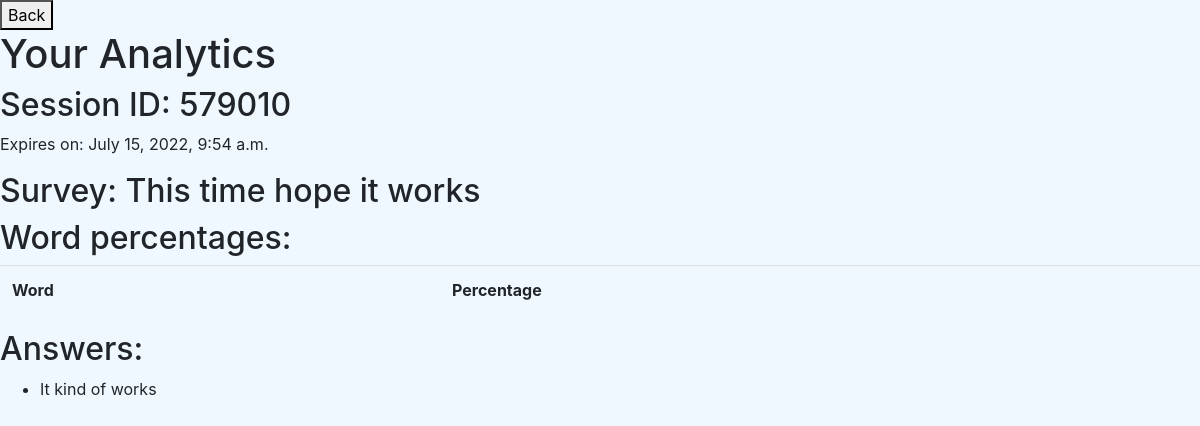
The app's page /analytics/579010 with its own data.
### surveysite/models.py (models this page shows, shortened)
class Survey(models.Model):
    unique_id = models.CharField(max_length=6, null=True)
    user = models.ForeignKey(User, on_delete=models.CASCADE, null=True)
    survey_question = models.TextField(null=True)
    created_at = models.DateTimeField(auto_now_add=True, null=True)
    expiry_date = models.DateTimeField(null=True)
    class Meta:
        ordering = ('unique_id',)

class Response(models.Model):
    question = models.ForeignKey(Survey, on_delete=models.CASCADE, null=True, related_name="answers")
    answer = models.TextField(null=True)

### surveysite/views.py (the view)
# urls.py: path('analytics/<str:session>', views.analytics, name="analytics"),
def analytics(request, session):
    lemmatizer = WordNetLemmatizer()
    survey = models.Survey.objects.get(unique_id=session)
    expiry_date = survey.expiry_date
    question = survey.survey_question
    answers = survey.answers.all()
    word_list_unprocessed = []
    word_list_processed = []
    vocabs = []
    punctuations = [",",".","?","!","(",")","-","+","=","/"]
    for answer in answers:
        word_list_unprocessed.extend(nltk.tokenize.word_tokenize(answer.answer))
    for word in word_list_unprocessed:
        if word not in punctuations:
            word_list_processed.append(lemmatizer.lemmatize(word.lower()))
    vocabs = sorted(list(set(word_list_processed)))
    analysis_dict = {}
    for vocab in vocabs:
        count = 0
        for word in word_list_processed:
            if word == vocab:
                count += 1
        analysis_dict[vocab] = str(round(count / len(word_list_processed) * 100, 2)) + "%"
    return render(request, "surveysite/analytics.html", {
        "session": session,
        "question": question,
        "answers": answers,
        "dictionary": analysis_dict,
        "expiry": expiry_date
    })

### surveysite/templates/surveysite/analytics.html (shortened to what this page needs)
{% extends 'surveysite/layout.html' %}
{% block body %}
<form action="{% url 'index' %}">
    <button>Back</button>
</form>
<h1>Your Analytics</h1>
<h2>Session ID: {{session}}</h2>
<p>Expires on: {{expiry}}</p>
<h2>Survey: {{question}}</h2>
<h2>Word percentages:</h2>
<table class="table">
    <tr>
        <th>Word</th>
        <th>Percentage</th>
    </tr>
</table>
<h2>Answers: </h2>
<ul>
    {% for answer in answers %}
    <li>{{answer.answer}}</li>
    {% endfor %}
</ul>
{% endblock %}

### surveysite/static/css/style.css (style rules this page uses)
body { background-color: aliceblue }

### records on screen
Survey: expiry_date "July 15, 2022, 9:54 a.m.", survey_question "This time hope it works"
Response: answer "It kind of works"

### other values on screen
{{ session }} "579010"
